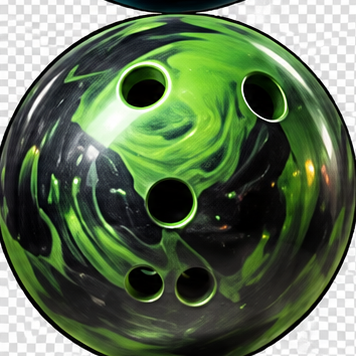
#> input picture assets/balls/hybrid_green_black.png, 356 x 356 px
$ python -i broadcast_layout.py   (imports and definitions only)
#> lines starting #> are read from the running program, lines starting #| are printed output that depends on the picture
"""Wide broadcast composition for Discord's height-constrained inline image preview.

Keep the original 941x1672 painted lane and sprite coordinates unchanged.
After the full scene is rendered, use camera crops to show the same
animation in three larger panels:
  - live overhead pin deck
  - head-on pit (including the actual pin impact)
  - full-width action lane containing the bowler and most ball travel

This is presentation-only, with no impact on ball physics or pin states.
"""
from PIL import Image, ImageDraw, ImageFont

CANVAS_RATIO = 1.125
BASE_SIZE = (900,800)
SOURCE_SIZE = (941,1672)

def _crop_resize(source, bbox, target):
    return source.crop(bbox).resize(target, Image.Resampling.LANCZOS)

def compose_broadcast(scene, output_size=BASE_SIZE):
    """Make a compact 9:8 broadcast from an already-composited portrait scene."""
    w,h = output_size
    if w <= 0 or h <= 0:
        raise ValueError("Invalid broadcast dimensions")
    # Use a master coordinate system for deterministic crops in all GIF sizes.
    master=Image.new('RGB',BASE_SIZE,(15,17,23))
    d=ImageDraw.Draw(master)
    # Source pin locations are unchanged: the cameras are crops of the actual
    # composited scene, so the deck and pit never disagree about knocked pins.
    upper_y=33
    inset_h=208
    gap=8
    left_w=(900-gap)//2
    right_x=left_w+gap
    overhead=_crop_resize(scene,(192,22,744,418),(left_w,inset_h))
    headon=_crop_resize(scene,(260,577,695,864),(900-right_x,inset_h))
    master.paste(overhead,(0,upper_y))
    master.paste(headon,(right_x,upper_y))
    # The full-width action camera doubles the apparent ball and character
    # width versus a 1:1.78 portrait limited to ~350px on Discord.
    lower_y=250
    live_lane=_crop_resize(scene,(0,825,941,1672),(900,800-lower_y))
    master.paste(live_lane,(0,lower_y))
    # Restrained neon house presentation. Titles remain legible at 400px wide.
    d=ImageDraw.Draw(master)
    d.rectangle((0,0,899,31), fill=(17,18,24))
    d.rectangle((0,32,899,33), fill=(202,147,66))
    d.text((15,10),"THE GUTTER SAINTS    /    OVERHEAD CAM",fill=(252,220,162),font=ImageFont.load_default())
    d.text((right_x+12,10),"PIN PIT CAM",fill=(252,220,162),font=ImageFont.load_default())
    d.rectangle((0,242,899,249),fill=(13,14,20))
    d.rectangle((0,242,899,244),fill=(192,132,58))
    if output_size!=BASE_SIZE:
        return master.resize(output_size,Image.Resampling.LANCZOS)
    return master

>>> import cv2
>>> picture = cv2.imread('../assets/balls/hybrid_green_black.png', cv2.IMREAD_GRAYSCALE)
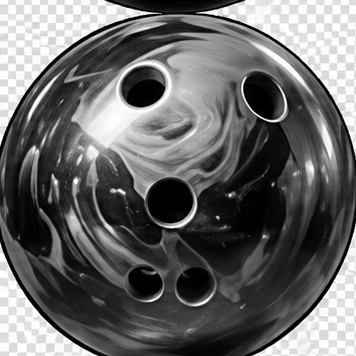
#> picture: shape (356, 356); min 0, max 255, mean 104.8
>>> result = compose_broadcast(picture)
#> in compose_broadcast, `master=Image.new('RGB',BASE_SIZE,(15,17,23))`:
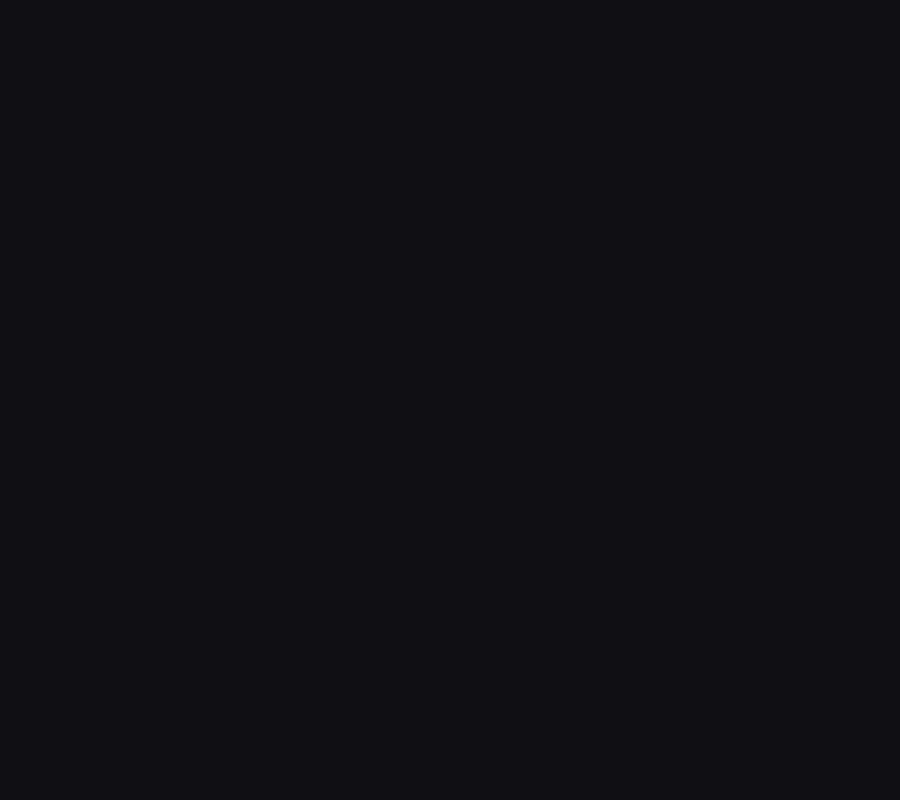
#> master: PIL image 900x800 RGB; mean R, G, B 15, 17, 23
#> (the run stopped early here; a loop or call above may not have finished)

$ run again, on assets/balls/hybrid_pink_black.png
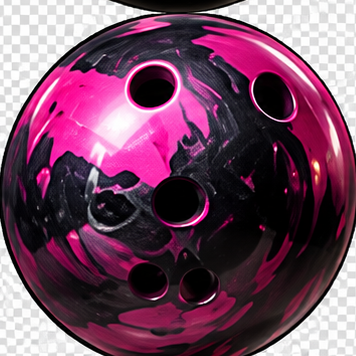
#> input picture assets/balls/hybrid_pink_black.png, 356 x 356 px
#> `picture = cv2.imread('../assets/balls/hybrid_green_black.png', cv2.IMR..`:
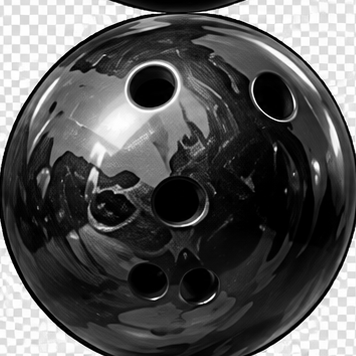
#> picture: shape (356, 356); min 0, max 255, mean 89.6

$ run again, on assets/balls/pearl_purple.png
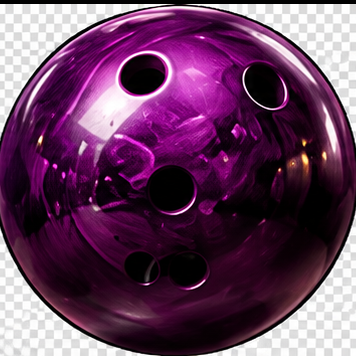
#> input picture assets/balls/pearl_purple.png, 356 x 356 px
#> `picture = cv2.imread('../assets/balls/hybrid_green_black.png', cv2.IMR..`:
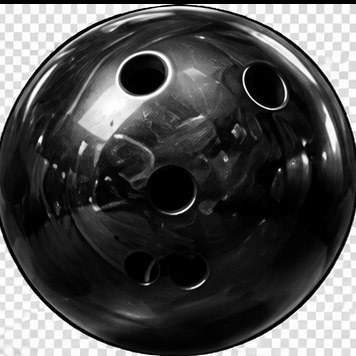
#> picture: shape (356, 356); min 0, max 255, mean 78.9

$ run again, on assets/balls/pearl_teal.png
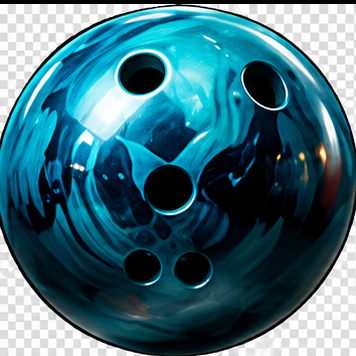
#> input picture assets/balls/pearl_teal.png, 356 x 356 px
#> `picture = cv2.imread('../assets/balls/hybrid_green_black.png', cv2.IMR..`:
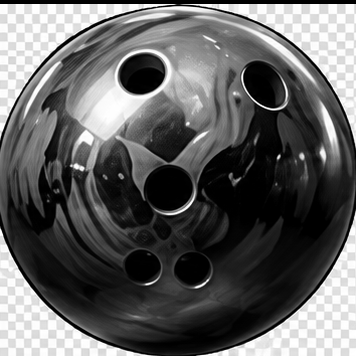
#> picture: shape (356, 356); min 0, max 255, mean 97
